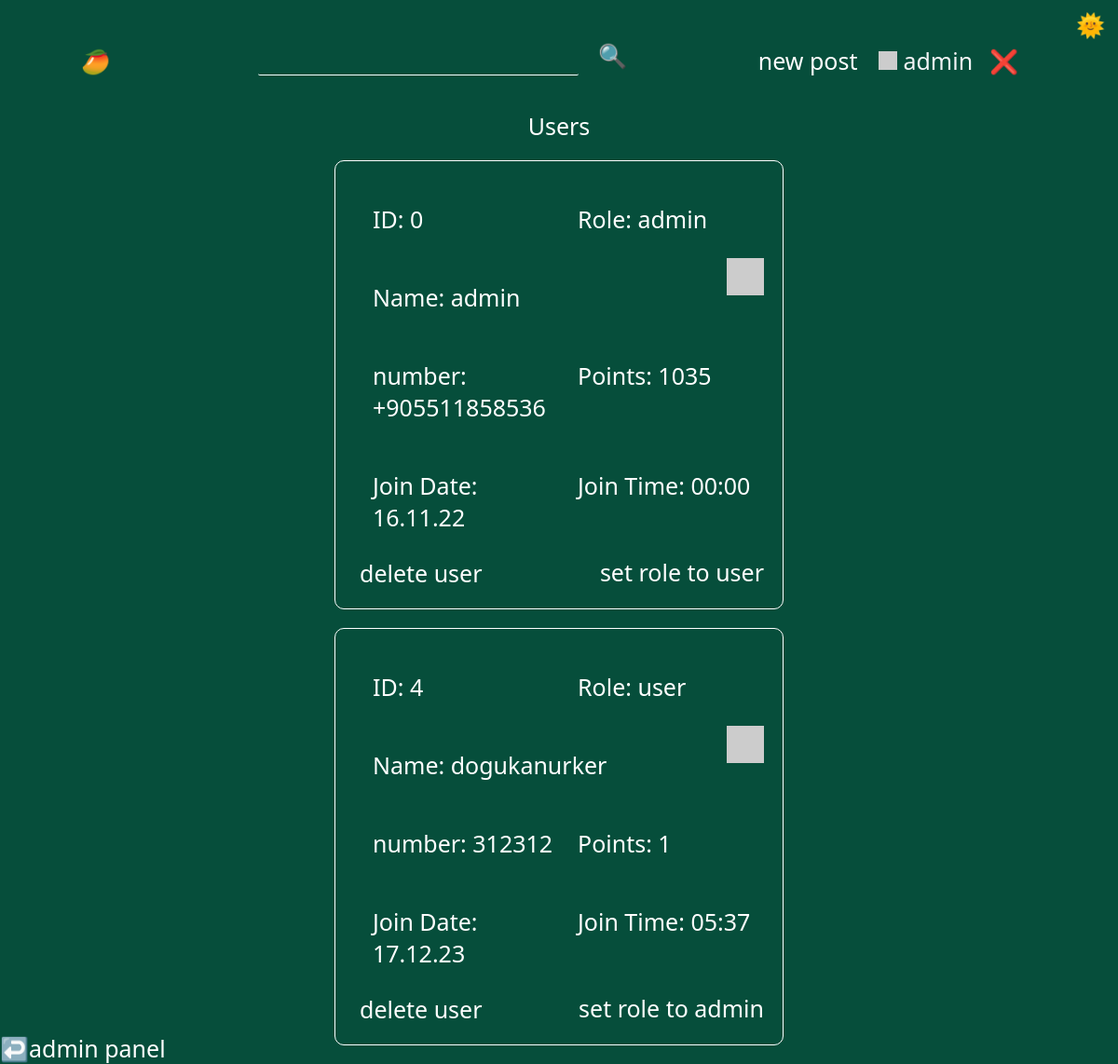
/adminpanel/users (signed in), run on the app's committed database.
### tables this page shows
CREATE TABLE "Users" (
	"userID"	INTEGER NOT NULL UNIQUE,
	"userName"	TEXT UNIQUE,
	"number"	TEXT UNIQUE,
	"password"	TEXT,
	"profilePicture"	TEXT,
	"role"	TEXT,
	"points"	INTEGER,
	"creationDate"	TEXT,
	"creationTime"	TEXT,
	"isVerified"	TEXT DEFAULT 'False',
	PRIMARY KEY("userID" AUTOINCREMENT)
);

### routes/adminPanelUsers.py (the view)
@adminPanelUsersBlueprint.route("/admin/users", methods=["GET", "POST"])
@adminPanelUsersBlueprint.route("/adminpanel/users", methods=["GET", "POST"])
def adminPanelUsers():
    match "userName" in session:
        case True:
            connection = sqlite3.connect("db/users.db")
            cursor = connection.cursor()
            cursor.execute(
                f'select role from users where userName = "{session["userName"]}"'
            )
            role = cursor.fetchone()[0]
            if request.method == "POST":
                if "userDeleteButton" in request.form:
                    deleteUser(request.form["userName"])
            match role == "admin":
                case True:
                    connection = sqlite3.connect("db/users.db")
                    cursor = connection.cursor()
                    cursor.execute("select * from users")
                    users = cursor.fetchall()
                    return render_template(
                        "adminPanelUsers.html",
                        users=users,
                    )
                case False:
                    return redirect("/blog")
        case False:
            return redirect("/blog")

### app.py (called while the page is built)
@app.context_processor
def utility_processor():
    getProfilePicture
    return dict(getProfilePicture=getProfilePicture)

### helpers.py (called while the page is built)
def getProfilePicture(userName):
    connection = sqlite3.connect("db/users.db")
    cursor = connection.cursor()
    cursor.execute(
        f'select profilePicture from users where lower(userName) = "{userName.lower()}"'
    )
    return cursor.fetchone()[0]

### templates/adminPanelUsers.html (shortened to what this page needs)
{% extends 'layout.html'%} {%block head%}
<link
  rel="stylesheet"
  href="{{ url_for('static', filename='css/adminPanel.css') }}"
/>
{% endblock head %} {%block body%}
<div class="usersContainer">
  <h1 class="textCenter">Users</h1>
  {% for user in users %}
  <div class="userContainer">
    <section class="stats">
      <p>ID: {{user[0]}}</p>
      <p>Role: {{user[5]}}</p>
    </section>
    <section class="stats">
      <p>
        Name:
        <a href="/user/{{user[1].lower()}}" class="textPrimary">{{user[1]}}</a>
      </p>
      <img src="{{user[4]}}" alt="{{user[1]}}" class="picture" />
    </section>
    <section class="stats">
      <p>number: {{user[2]}}</p>
      <p>Points: {{user[6]}}</p>
    </section>
    <section class="stats">
      <p>Join Date: {{user[7]}}</p>
      <p>Join Time: {{user[8]}}</p>
    </section>
    <section class="stats">
      <form method="post">
        <button
          type="submit"
          name="userDeleteButton"
          class="textPrimary deleteUserButton"
        >
          delete user
        </button>
      </form>
      {% if user[5] == "admin" %}
      <a href="/setuserrole/{{user[1].lower()}}/user" class="textPrimary"
        >set role to user</a
      >
      {% else %}
      <a href="/setuserrole/{{user[1].lower()}}/admin" class="textPrimary"
        >set role to admin</a
      >
      {% endif %}
    </section>
  </div>
  {% endfor %}
</div>
<a href="/admin" class="btn btnLink textPrimary" id="btnAdminPanel"
  >↩️admin panel</a
>
{% endblock body %}

### templates/layout.html (shortened to what this page needs)
<!DOCTYPE html>
<html lang="en">
  <head>
    <link
      rel="stylesheet"
      href="{{ url_for('static', filename='css/general.css') }}"
    />
    {% block head %} {% endblock head %}
  </head>
  <body>
    {% include 'changeTheme.html'%} {% include 'navbar.html'%} {% include
    'flash.html'%} {% block body %} {% endblock body %}
    <link
      href="https://cdn.jsdelivr.net/npm/summernote@0.8.18/dist/summernote-lite.min.css"
      rel="stylesheet"
    />
    <link
      rel="stylesheet"
      href="{{ url_for('static', filename='css/editor.css') }}"
    />
  </body>
</html>

### templates/changeTheme.html (shortened to what this page needs)
<link
  rel="stylesheet"
  href="{{ url_for('static', filename='css/changeTheme.css') }}"
/>
<section class="changeThemeContainer">
  <button class="changeTheme btn" onclick="toDark()">🌞</button>
</section>

### templates/navbar.html (shortened to what this page needs)
<link
  rel="stylesheet"
  href="{{ url_for('static', filename='css/navbar.css') }}"
/>
<div class="navbar">
  <a href="/"><p class="btn btnLink btnHome">🥭</p></a>
  <div class="searchBar">
    <input
      type="text"
      id="searchInput"
      class="input"
      autocomplete="off"
      placeholder=""
    /><button onclick="search()" class="btn">🔍</button>
  </div>
  <div class="btns">
    {% if session["userName"] %}
    <a href="/createpost">
      <button class="btn btnLink">new post</button>
    </a>
    <a href="/user/{{session['userName'].lower()}}">
      <div class="btn btnPrimary user">
        <img
          class="profilePicture"
          src="{{ getProfilePicture(session['userName']) }}"
        />
        <button class="btn profileText">{{session["userName"]}}</button>
      </div>
    </a>
    <a href="/logout" title="logout">❌</a>
    {% elif hideLogin %}
    <a href="/signup"><button class="btn btnLink">sign up</button></a>{% elif
    hideSignUp %}
    <a href="/login/redirect=&"><button class="btn btnLink">login</button></a>
    {%else%}
    <a href="/login/redirect=&"><button class="btn btnLink">login</button></a>
    <a href="/signup"><button class="btn btnLink">sign up</button></a>
    {% endif %}
  </div>
</div>

### templates/flash.html (shortened to what this page needs)
<link
  rel="stylesheet"
  href="{{ url_for('static', filename='css/flash.css') }}"
/>

### static/css/general.css (style rules this page uses)
:root { --themePrimary: #fff; --themeSecondary: #064e3b; --themeHelper: #f3f4f6; --primaryColor: #fff; --primaryHelper: #f3f4f6; }
* { font-family: ui-sans-serif, system-ui, -apple-system, BlinkMacSystemFont, "Segoe UI", Roboto, "Helvetica Neue", Arial, "Noto Sans", sans-serif, "Apple Color Emoji", "Segoe UI Emoji", "Segoe UI Symbol", "Noto Color Emoji"; color: var(--themePrimary); font-size: 1.25rem !important; font-weight: 400 !important; }
html { font-size: 125% !important; }
body { background-color: var(--themeSecondary); }
a { text-decoration: none; user-select: none; }
button { background-color: transparent; border: 0; }
.input { margin-bottom: 1rem; border: 0px; height: 2rem; width: 17rem; text-align: center; display: block; color: var(--themePrimary); background-color: transparent; font-size: 1rem; border-bottom: 1px solid var(--themePrimary); transition: 0.4s; border-radius: 0.1rem; }
.btn { height: fit-content; width: fit-content; border-radius: 0.25rem; border: 0px; transition: 0.25s; font-weight: 500; cursor: pointer; font-size: 0.9rem; text-align: center; margin: 0rem 0.25rem; }
.btnLink, .btnPrimary { background-color: transparent; }
.textPrimary { color: var(--primaryColor); transition: 0.25s; }
.textCenter { text-align: center; }
#btnAdminPanel { position: fixed; bottom: 0px; left: 0px; }

### static/css/adminPanel.css (style rules this page uses)
a { margin-left: 0rem !important; }
section p { width: 50rem !important; }
.deleteUserButton { font-size: 1rem; }
.deleteUserButton, .toPanel { cursor: pointer; }
.userContainer { display: block; text-align: center; border: 1px solid var(--primaryColor); border-radius: 0.5rem; width: fit-content; padding: 1rem; margin: 1rem auto 1rem auto; }
.userContainer .picture { width: 2rem; height: 2rem; }
.stats { display: flex; width: 22rem; justify-content: space-between; }
.stats p, .stats a { text-align: left; margin-left: 1rem; }

### static/css/changeTheme.css (style rules this page uses)
.changeThemeContainer { position: relative; user-select: none; }
.changeTheme { font-size: 1rem; position: absolute; top: 0px; right: 0px; margin: 0; }

### static/css/navbar.css (style rules this page uses)
.navbar { align-items: center; display: flex; width: 100%; justify-content: space-around; padding-top: 1rem; user-select: none; }
.btns { margin-right: 12rem; order: 5; }
.btnHome { margin-left: 12rem; order: 1; font-size: 2rem; font-weight: 550; }
.profilePicture { height: 1rem; width: 1rem; display: inline-block; }
.user { text-align: center; display: inline-block; height: fit-content; }
.profileText { margin: 0; padding-left: 0; color: var(--themeHelper); }
#searchInput { display: inline-block; margin-right: 0.5rem; }
.searchBar { padding-top: 0.5rem; }
@media (min-width: 1068px) and (max-width: 1600px) { .btnHome, .btns { margin-right: 2rem; } }
@media (min-width: 1068px) and (max-width: 1600px) { .btnHome { margin-left: 1rem; } }

### data on the page
Users: userID "0", role "admin", userName "admin", number "+905511858536", points "1035", creationDate "16.11.22", creationTime "00:00"
Users: userID "4", role "user", userName "dogukanurker", number "312312", points "1", creationDate "17.12.23", creationTime "05:37"

### other printed values
{{ session["userName"] }} "admin"
